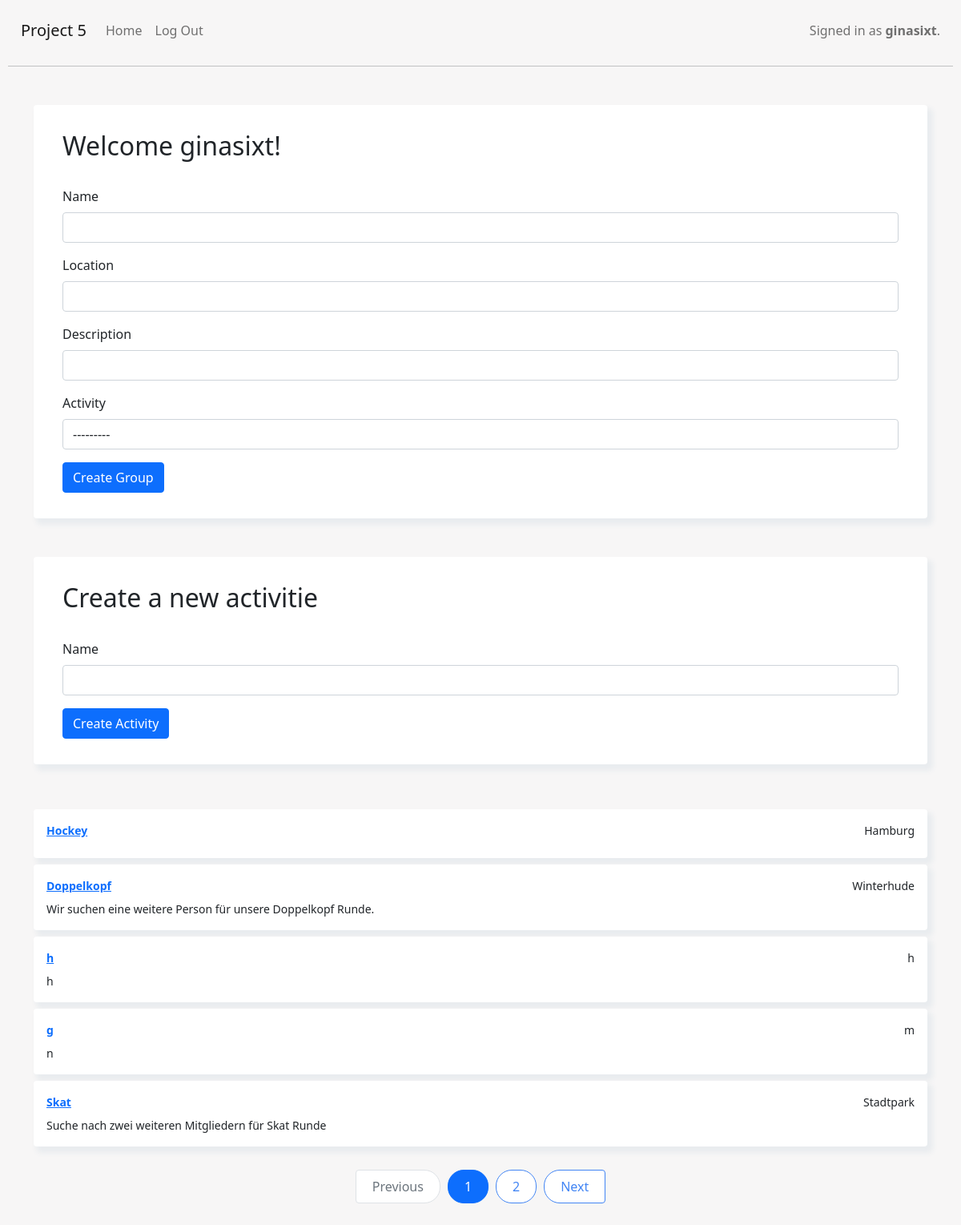
Screenshot of / (signed in) with the database file from the repository.
### capstone/models.py (models this page shows, shortened)
class Activity(models.Model):
    name = models.CharField(max_length=200)
    def __str__(self):
        return f"{self.name}"

class Group(models.Model):
    name = models.CharField(max_length=200)
    description = models.CharField(max_length=200)
    location = models.CharField(max_length=200)
    activity = models.ForeignKey(Activity, on_delete=models.CASCADE, default=None)
    users = models.ManyToManyField(User)

### capstone/views.py (the view)
# urls.py: path('', views.index, name='index'),
def index(request):
    groups = Group.objects.all()
    group_form = GroupForm()
    activity_form = ActivityForm()
    paginator = Paginator(groups, 5)
    page_number = request.GET.get('page')
    try:
        groups = paginator.page(page_number)
    except PageNotAnInteger:
        groups = paginator.page(1)
    except EmptyPage:
        groups = paginator.page(paginator.num_pages)
    return render(request, 'capstone/index.html', {'groups': groups, 'group_form': group_form, 'activity_form': activity_form})

### capstone/forms.py
class GroupForm(forms.ModelForm):
    class Meta:
        model = Group
        fields = ['name', 'location' ,  'description',  'activity']

class ActivityForm(forms.ModelForm):
    class Meta:
        model = Activity
        fields = ['name']

### capstone/templates/capstone/index.html (shortened to what this page needs)
{% extends "capstone/layout.html" %}
{% block body %}
{% load static %}
<div class="container mt-5">
    <div class="card p-3 mt-2">
        <div class="untereBox">
        <h2>Welcome {{ request.user.username }}!</h2>
        <form method="post" action="{% url 'create_group' %}">
            {% for field in group_form %}
            <div class="mb-3">
                {% if field.field.widget.input_type == 'select' %}
                    <label for="{{ field.id_for_label }}" class="form-label">{{ field.label }}</label>
                    <select class="form-control" id="{{ field.id_for_label }}" name="{{ field.html_name }}">
                        {% for choice in field.field.choices %}
                            <option value="{{ choice.0 }}">{{ choice.1 }}</option>
                        {% endfor %}
                    </select>
                {% else %}
                    <label for="{{ field.id_for_label }}" class="form-label">{{ field.label }}</label>
                    <input type="{{ field.field.widget.input_type }}" class="form-control" id="{{ field.id_for_label }}" name="{{ field.html_name }}" {% if field.field.required %}required{% endif %}>
                {% endif %}
            </div>
            {% endfor %}
            <button type="submit" class="btn btn-primary">Create Group</button>
        </form>
        </div>
    </div>
</div>
<div class="container mt-5">
    <div class="card p-3 mt-2">
        <div class="untereBox">
        <h2>Create a new activitie</h2>
        <form method="post" action="{% url 'create_activity' %}">
            {% for field in activity_form %}
            <div class="mb-3">
                <label for="{{ field.id_for_label }}" class="form-label">{{ field.label }}</label>
                <input type="{{ field.field.widget.input_type }}" class="form-control" id="{{ field.id_for_label }}" name="{{ field.html_name }}" {% if field.field.required %}required{% endif %}>
            </div>
            {% endfor %}
            <button type="submit" class="btn btn-primary">Create Activity</button>
        </form>
        </div>
    </div>
</div>
<div class="container mt-5">
    <div class="row  d-flex justify-content-center" style="background-color: transparent;">
        <div class="col-md-12" >
            {% if True %}
                {% for group in groups %}
                <div class="card p-3 mt-2">
                    <div class="d-flex justify-content-between align-items-center">
                        <div class="user d-flex flex-row align-items-center">
                            <small class="font-weight-bold text-primary">
                                <a href="#">
                                    {{ group.name }}
                                </a>
                            </small>
                        </div>
                        <small>{{ group.location }}</small>
                    </div>
                        <div id="postArea_{{ group.id }}">
                            <div class="action d-flex justify-content-between mt-2 align-items-center">
                                <small class ="afterEditedContent_" id="afterEditedContent_{{ group.id }}">{{ group.description }}</small>
                            </div>
                         </div>
                </div>
                {% endfor %}
                <br/>
                <div>
                    <nav aria-label="Page navigation ">
                        <ul class="pagination">
                            {% if groups.has_previous %}
                                <li class="page-item"><a class="page-link" href="?page={{ groups.previous_page_number }}">Previous</a></li>
                            {% else %}
                                <li class="page-item disabled"><a class="page-link">Previous</a></li>
                            {% endif %}
                            {% for i in groups.paginator.page_range %}
                                {% if groups.number == i %}
                                    <li class="page-item active"><a class="page-link">{{ i }}</a></li>
                                {% else %}
                                    <li class="page-item"><a class="page-link" href="?page={{ i }}">{{ i }}</a></li>
                                {% endif %}
                            {% endfor %}
                            {% if groups.has_next %}
                                <li class="page-item"><a class="page-link" href="?page={{ groups.next_page_number }}">Next</a></li>
                            {% else %}
                                <li class="page-item disabled"><a class="page-link">Next</a></li>
                            {% endif %}
                        </ul>
                    </nav>
                </div>
            {% endif %}
        </div>
    </div>
</div>
{% endblock %}

### capstone/templates/capstone/layout.html (shortened to what this page needs)
{% load static %}
<!DOCTYPE html>
<html lang="en">
<head>
    <link href="https://cdnjs.cloudflare.com/ajax/libs/twitter-bootstrap/4.5.0/css/bootstrap.min.css" rel="stylesheet">
    <link href="https://stackpath.bootstrapcdn.com/bootstrap/5.0.0/css/bootstrap.min.css" rel="stylesheet">
    <link href="{% static 'capstone/styles.css' %}" rel="stylesheet">
</head>
<body>
  <nav class="navbar navbar-expand-sm navbar-light">
    <a class="navbar-brand" href="#">Project 5</a>
    <div class="collapse navbar-collapse" id="navbarNavDropdown">
            <ul class="navbar-nav mr-auto">
                    <li class="nav-item">
                        <a class="nav-link" href="{% url 'index' %}">Home
                        </a>
                    </li>
                {% if user.is_authenticated %}
                    <li class="nav-item">
                        <a class="nav-link" href="{% url 'logout' %}">Log Out</a>
                    </li>
                {% endif %}
            </ul>
            <span class="navbar-text">
                {% if user.is_authenticated %}
                    Signed in as <strong>{{ user.username }}</strong>.
                {% else %}
                    Not signed in.
                {% endif %}
                </span>
    </div>
</nav>
  <hr>
  {% block body %}
  {% endblock %}

### capstone/static/capstone/styles.css (style rules this page uses)
body { padding: 10px; background-color: #f7f6f6; }
.untereBox { padding: 16px; padding-right: 20px; padding-left: 20px; }
.pagination { display: flex; justify-content: center; align-items: center; }
.page-item { margin: 5px; }
.page-link { border-radius: 20px; padding: 10px 20px; border: 1px solid #4285f4; color: #4285f4; align-items: center; justify-content: center; }
.row { background: #f8f9fa; }
.card { border: none; box-shadow: 5px 6px 6px 2px #e9ecef; border-radius: 4px; }

### rows the page displays
Activity: activity "---------"
Group: name "Hockey", location "Hamburg"
Group: name "Doppelkopf", location "Winterhude", description "Wir suchen eine weitere Person für unsere Doppelkopf Runde."
Group: name "h", location "h", description "h"
Group: name "g", location "m", description "n"
Group: name "Skat", location "Stadtpark", description "Suche nach zwei weiteren Mitgliedern für Skat Runde"

### other values shown
{{ user.username }} "ginasixt"
{{ request.user.username }} "ginasixt"
{{ field.label }} "Name" "Location" "Description"
{{ field.label }} "Activity"
{{ field.label }} "Name"
{{ i }} "1"
{{ i }} "2"
